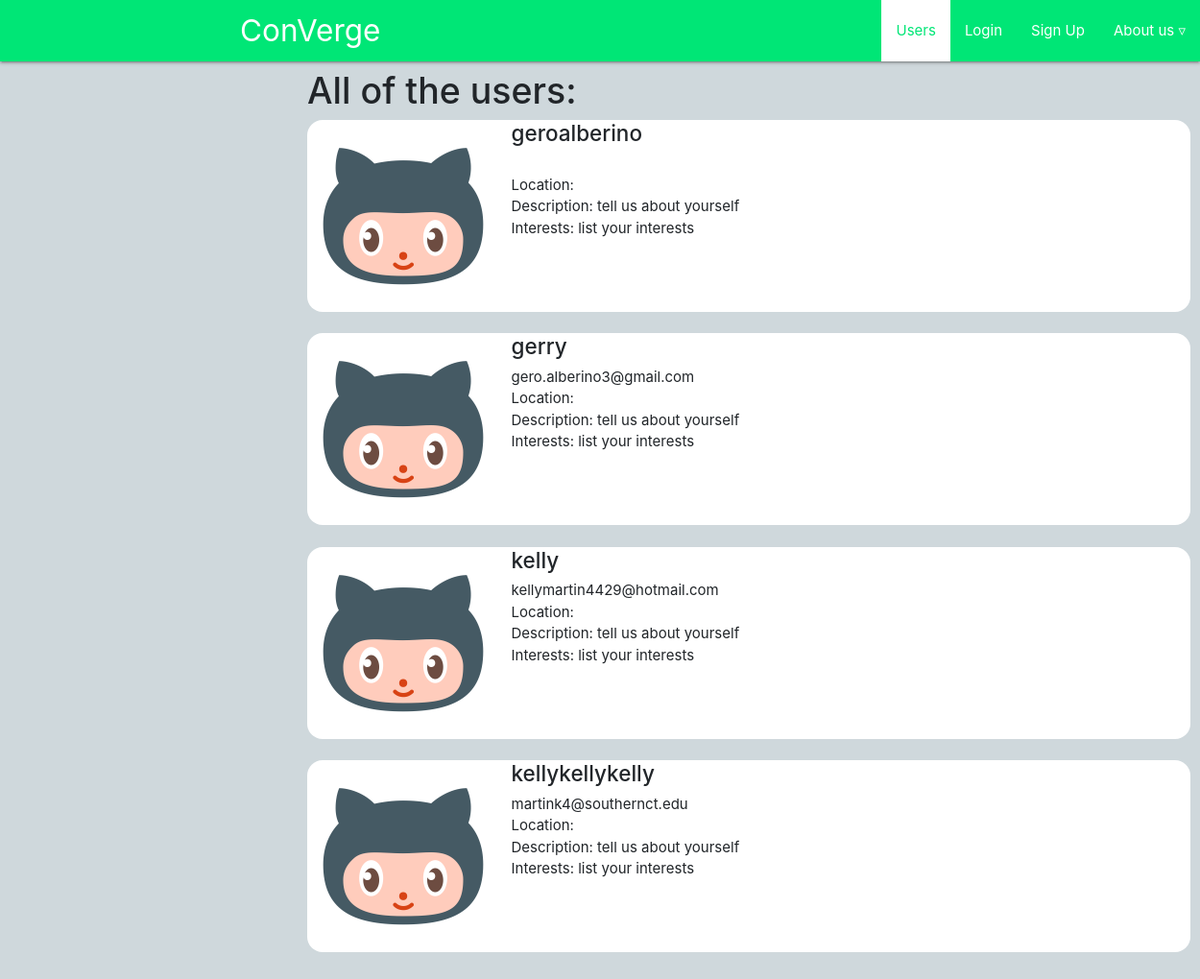
The page /allUsers/ on the database as committed earlier.
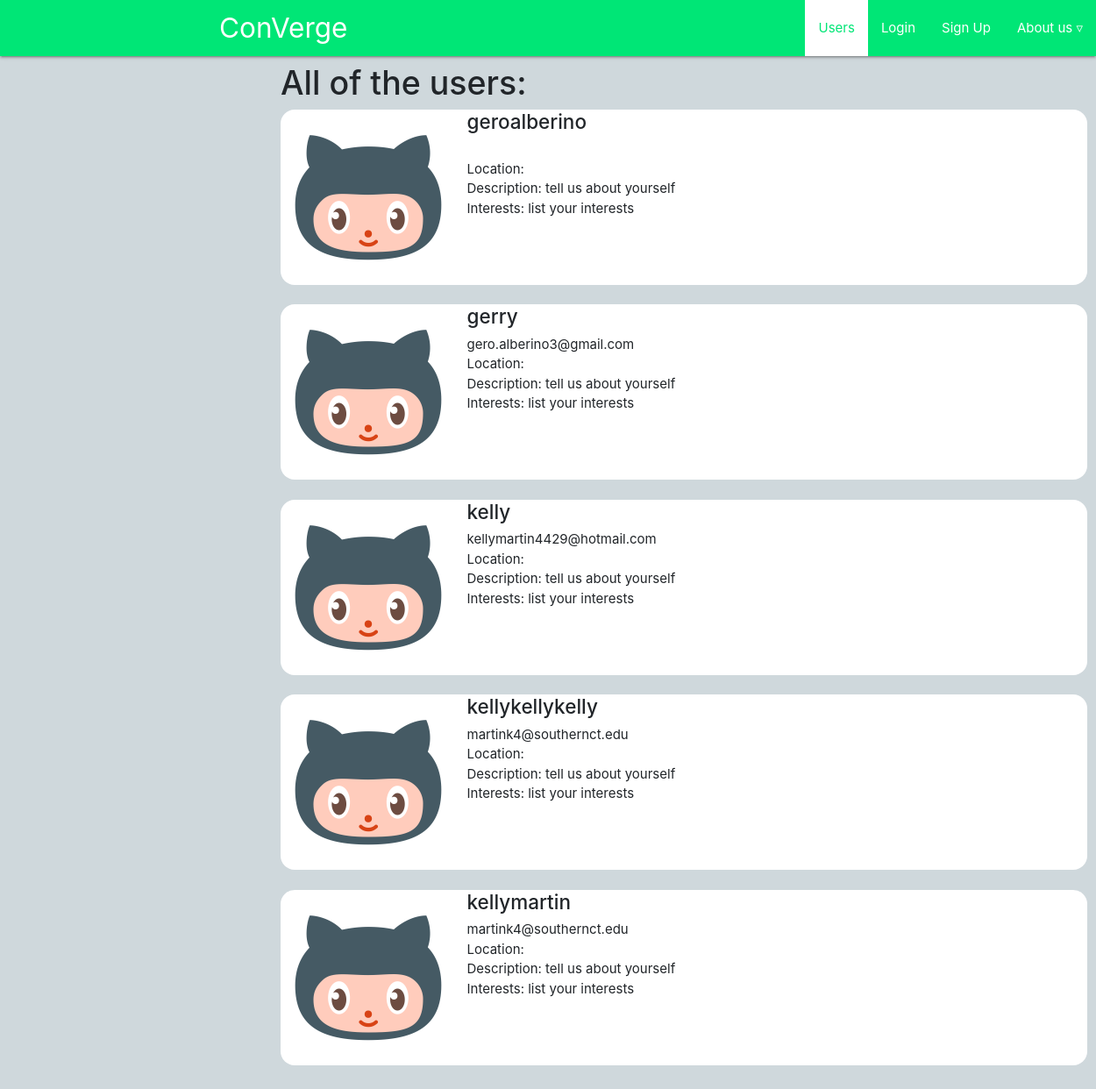
The same page on the database as committed later.
### users/models.py (models this page shows, shortened)
class Profile(models.Model):
    user = models.OneToOneField(User, on_delete=models.CASCADE) #pics is the directory in the MEDIA directory to be saved
    image = models.ImageField(default='pics/default.png',upload_to='pics/') #needs pillow to be installed
    location = models.CharField(max_length=100, default=" ")
    userDescription = models.CharField('User description', max_length=1000, default='tell us about yourself')
    userInterests = models.CharField('User interests', max_length=250, default='list your interests')

### users/views.py (the view)
# urls.py: path('allUsers/',user_views.allUsers,name='allusers'),
def allUsers(request):
    users = Profile.objects.all()
    '''Following code makes the allUsers page break?
    if(request.method == 'GET'):
      str = request.GET.get('name1')
      user = User.objects.get(username=str)
      users = []
      users.append(user)
      return render(request,'users/allUsers.html',{'get':str,'profs':users})
'''
    return render(request,'users/allUsers.html',{'profs':users})

### users/templates/users/allUsers.html (shortened to what this page needs)
{% extends "main/header.html" %}
{% block content%}
<div class="row" id="main1">
  <div class="col-3"></div>
  <div class="col-6">
    <div class="content-section">
      {% if get %}
      <h1>This user: </h1>
      {% else %}
      <h1>All of the users: </h1>
      {% endif %}
      {% for x in profs %}
      <div class="media">
        <img class="account-img" src="{{x.image.url}}">
        <div class="media-body">
          <h4>{{x.user}}</h4>
          <p>{{x.user.email}}<br>
          Location: {{x.location}}<br>
          Description: {{x.userDescription}}<br>
          Interests: {{x.userInterests}}</p>
        </div>
      </div>
      <br>
      {% endfor %}
    </div>
  </div>
</div>
{% endblock%}

Rows that differ between the two databases and show on the page:
added Profile: image (placeholder picture), user "kellymartin", user.email "martink4@southernct.edu", userDescription "tell us about yourself", userInterests "list your interests"
